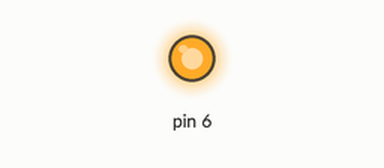
Simulated run of this sketch. Board: Arduino Uno, built with avr-gcc and run on an emulated ATmega328P. Parts: output pins drawn as LEDs (lit = HIGH).

Above: at 5.0 s.
At 10.5 s:
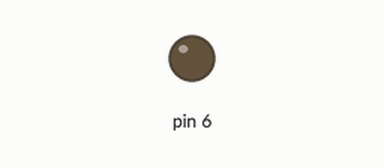
Timing chart, 0 to 14.3 s (numbered marks = the images above):
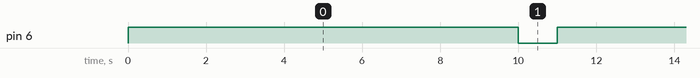

The sketch:

mesures_courants_tensions.ino
```cpp
void setup() {
  // put your setup code here, to run once:
  pinMode(6,OUTPUT);
}

void loop() {
  // put your main code here, to run repeatedly:
  digitalWrite(6,HIGH);
  delay(10000);
  digitalWrite(6,LOW);
  delay(1000);
}
```

Measured:
- by itself, pin 6: alternates HIGH for 10.0 s and LOW for 1.0 s
